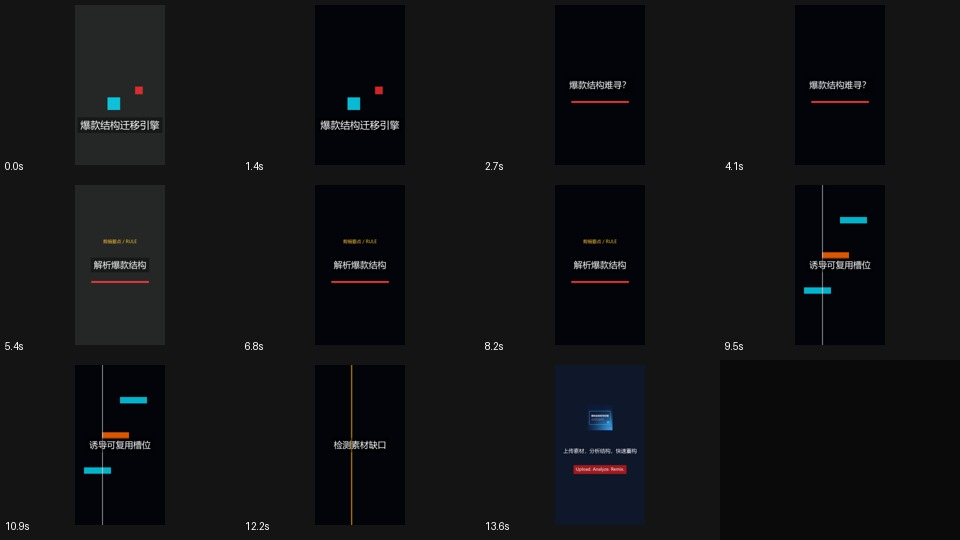
#> input picture test_fixtures/expected_editing_mov_case_v2/current_render_contact_latest.jpg, 960 x 540 px
$ python -i analyze-scene-recipes.py   (imports and definitions only)   (older library calls are emulated)
#> lines starting #> are read from the running program, lines starting #| are printed output that depends on the picture; after the words box and inside, x2 and y2 are one past the last pixel; in counts of white or black regions, pixels touching at a corner belong together
#> further down, picture is the input picture: shape (540, 960, 3); mean B, G, R 20, 18.5, 18
#!/usr/bin/env python3
# Content-neutral per-scene visual recipe extractor (V5.1 source-faithful reconstruction).
# Reads JSON on stdin: { storageRoot, keyFrames:[{timeSec, frameRef}], sections:[{id,role,startSec,endSec}],
#                        motion:{ peaks:[sec...], cutDensity:float } }
# Writes JSON to stdout: [ SceneVisualRecipeV5-shaped objects ].
# Captures ONLY structure (positions / motion labels / grading / palette) — never pixels or OCR text.
import json, os, sys
import numpy as np
try:
    import cv2
except Exception as e:
    print("[]"); sys.exit(0)

GRID_X = [("left", 0.0, 0.34), ("center", 0.34, 0.66), ("right", 0.66, 1.01)]
GRID_Y = [("top", 0.0, 0.34), ("center", 0.34, 0.66), ("bottom", 0.66, 1.01)]

def anchor(cx, cy):
    xs = next((n for n, a, b in GRID_X if a <= cx < b), "center")
    ys = next((n for n, a, b in GRID_Y if a <= cy < b), "center")
    if xs == "center" and ys == "center":
        return "center"
    return f"{ys}_{xs}"

def hexrgb(b, g, r):
    return "#%02X%02X%02X" % (int(r), int(g), int(b))

# [33 lines left out: functions palette, grading, not called in this run]

def subject(img):
    g = cv2.cvtColor(img, cv2.COLOR_BGR2GRAY)
    gx = cv2.Sobel(g, cv2.CV_32F, 1, 0, ksize=3)
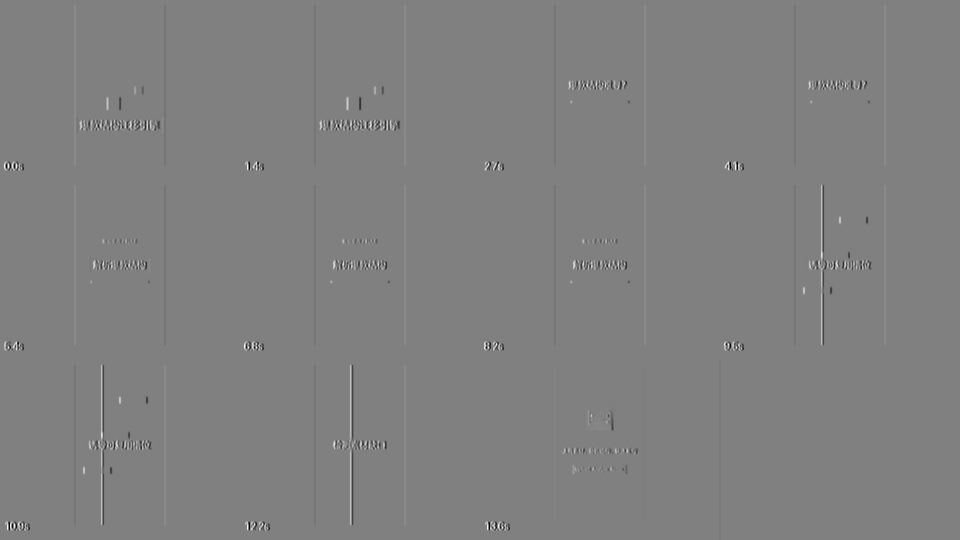
#> gx: shape (540, 960) float32; min -906, max 893, mean 0; drawn with min black and max white
    gy = cv2.Sobel(g, cv2.CV_32F, 0, 1, ksize=3)
    mag = cv2.magnitude(gx, gy)
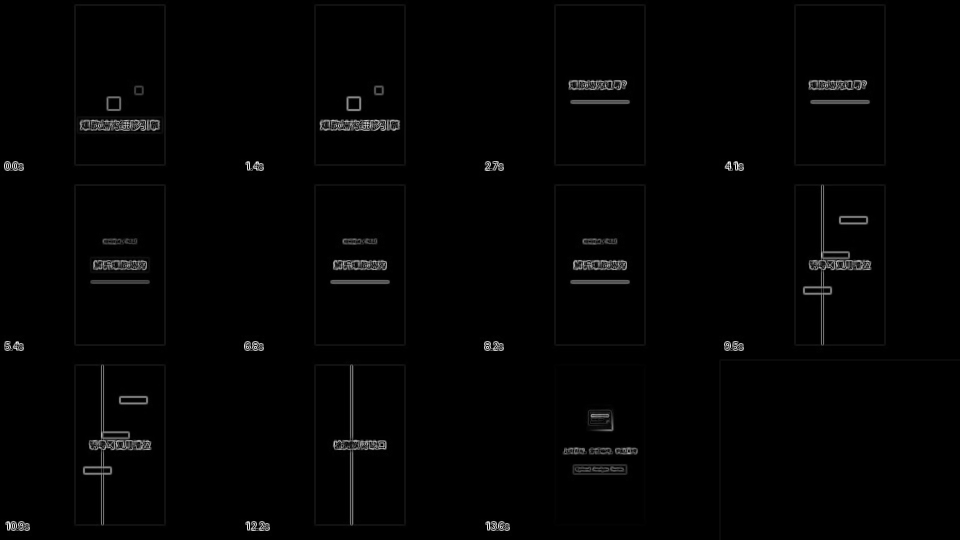
#> mag: shape (540, 960) float32; min 0, max 958.2, mean 10.7; drawn with min black and max white
    mag = cv2.GaussianBlur(mag, (0, 0), 9)
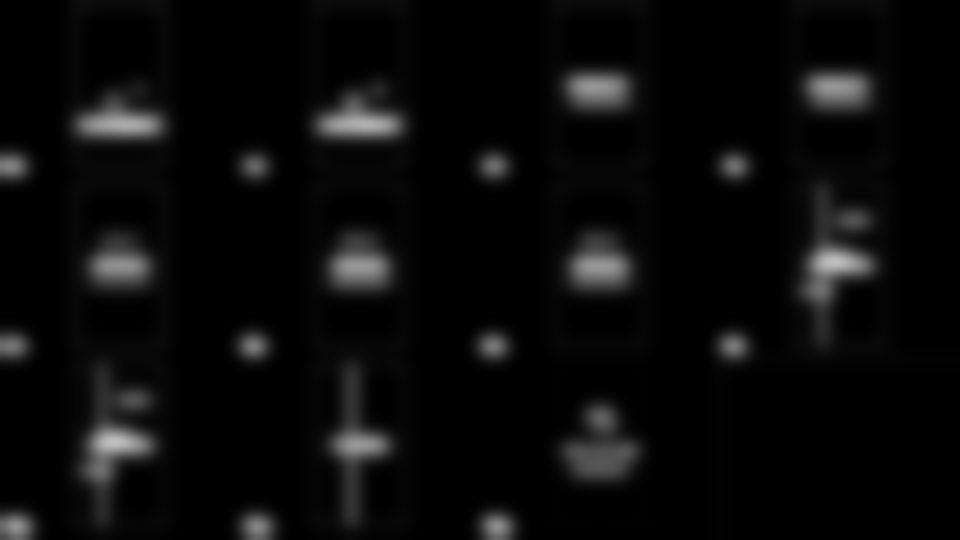
#> mag: shape (540, 960) float32; min 0, max 192.2, mean 10.8
    thr = mag.mean() + 0.8 * mag.std()
#> thr = 31.2
    mask = (mag > thr).astype(np.uint8)
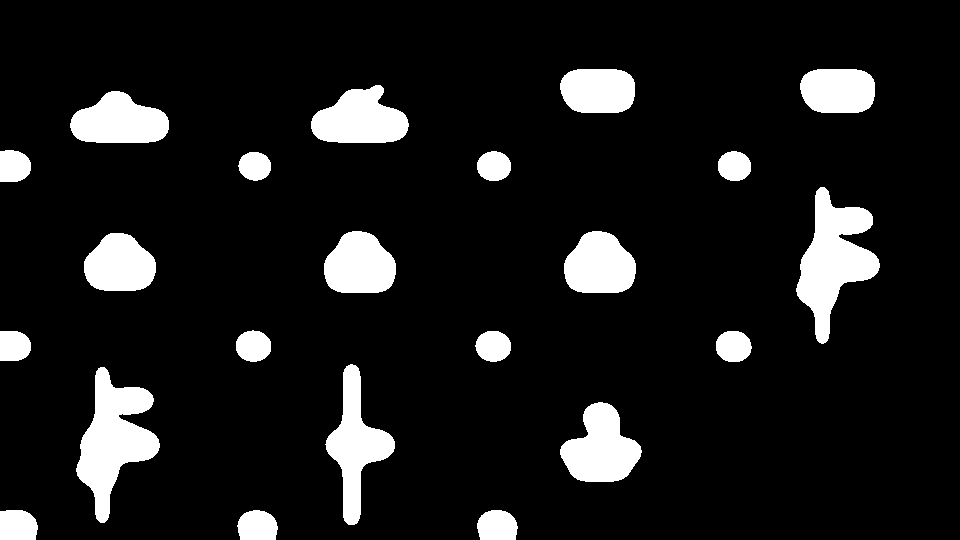
#> mask: shape (540, 960); values 0 (black) and 1 (white), 10.5% white; 22 white regions, largest, box (x1, y1, x2, y2) and area: (796, 187, 880, 344) 6258, (76, 367, 160, 523) 6257, (325, 364, 395, 525) 4377
    ys, xs = np.where(mask > 0)
    h, w = g.shape
#> h = 540; w = 960
    if len(xs) < 50:
        return {"anchor": "center", "areaRatio": 0.4, "cx": 0.5, "cy": 0.5, "conf": 0.3}
    cx, cy = float(xs.mean() / w), float(ys.mean() / h)
#> cx = 0.44; cy = 0.533
    bbox = (xs.max() - xs.min()) * (ys.max() - ys.min())
#> bbox = 413130
    area = min(0.95, float(bbox) / (w * h))
#> area = 0.797
    conf = min(0.9, 0.3 + float(mask.mean()) * 2.0)
#> conf = 0.511
    return {"anchor": anchor(cx, cy), "areaRatio": round(area, 3), "cx": cx, "cy": cy, "conf": round(conf, 2)}
#> in anchor, `xs = next((n for n, a, b in GRID_X if a <= cx < b), "center")`: xs = 'center'

# [124 lines left out: functions text_anchor, camera_move, transition_in, text_anim, load, main, not called in this run]

# [2 lines not run here, left out]

>>> import cv2
>>> picture = cv2.imread('../test_fixtures/expected_editing_mov_case_v2/current_render_contact_latest.jpg')
>>> result = subject(picture)
#> result = {'anchor': 'center', 'areaRatio': 0.797, 'cx': 0.44, 'cy': 0.533, 'conf': 0.51}
